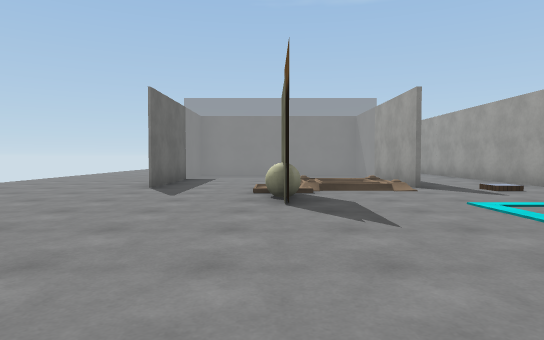
view 1 (above)

24 first-person views from a walk through a Unity game level. The camera is 1.2 m above the floor, tilts 2° down and sees 75° across. The floor is counted in squares, 2 m on a side. Each view is taken from the middle of a square. On the plan, view 1 faces up. The plan holds only what a view shows up to about 10 squares ahead; the rest is blank. The place goes on beyond the plan. The player is left out. Some animated figures are left out. Surface patterns are stand-ins for the level's own textures.

view 2
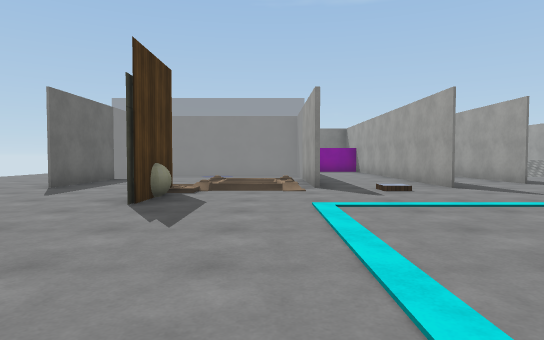

view 3
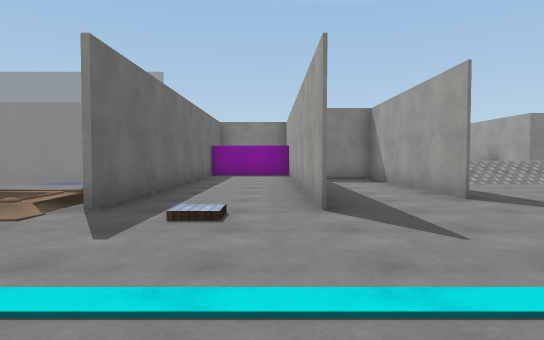

view 4
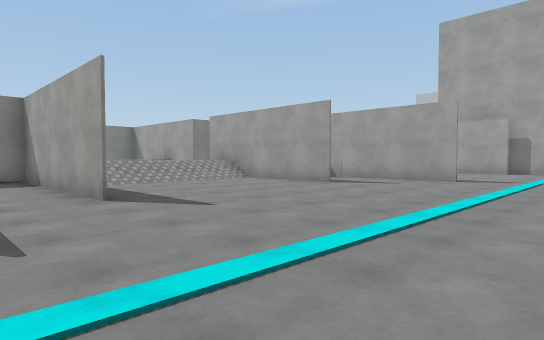

view 5
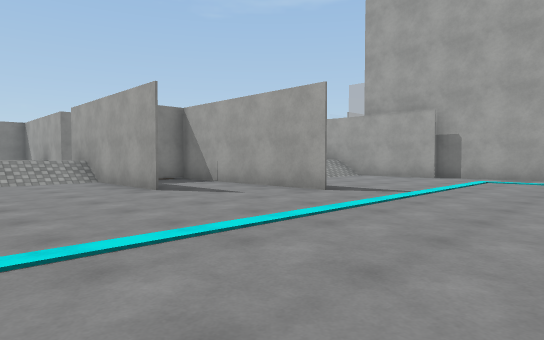

view 6
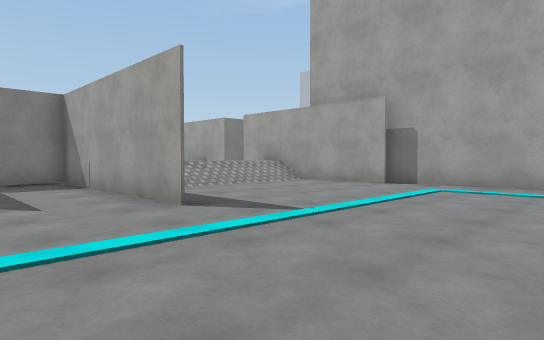

view 7
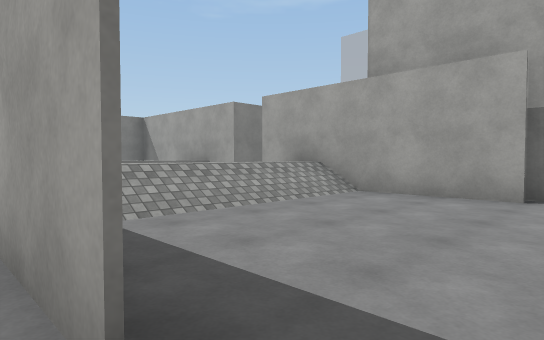

view 8
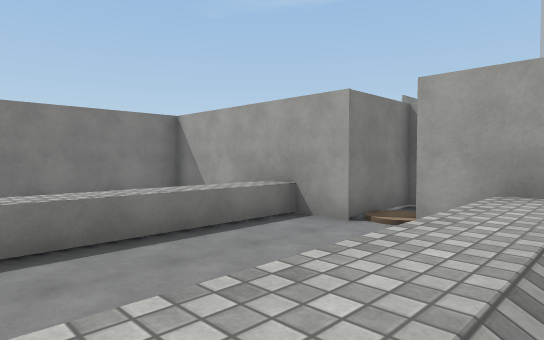

view 9
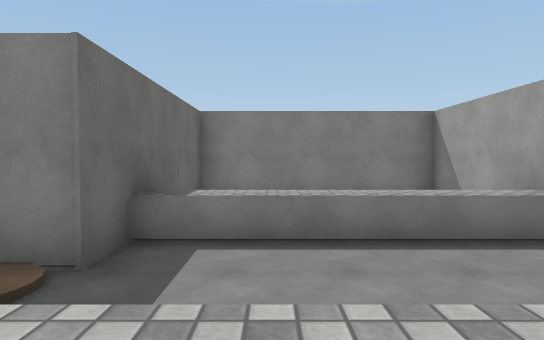

view 10
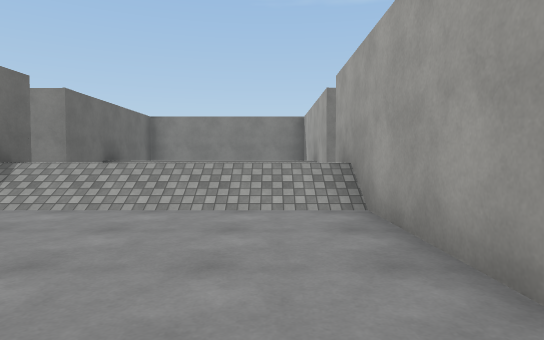

view 11
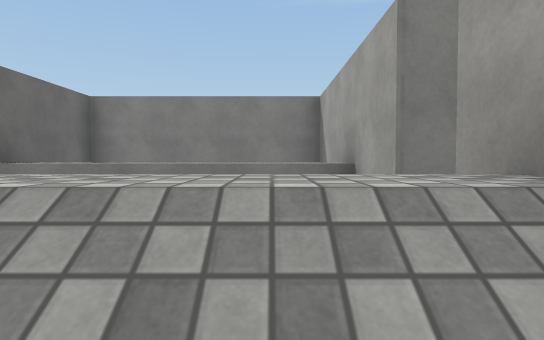

view 12
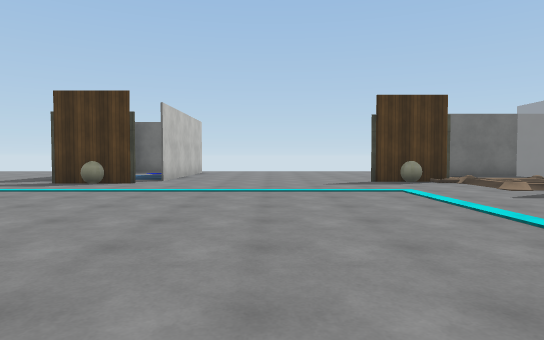

view 13
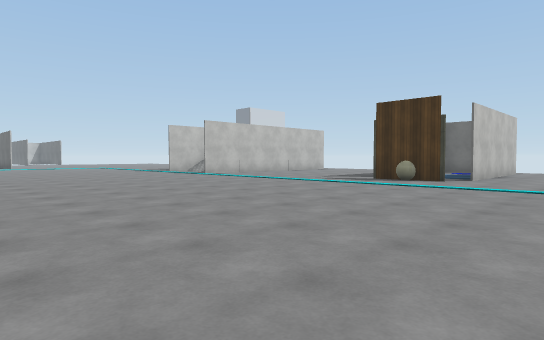

view 14
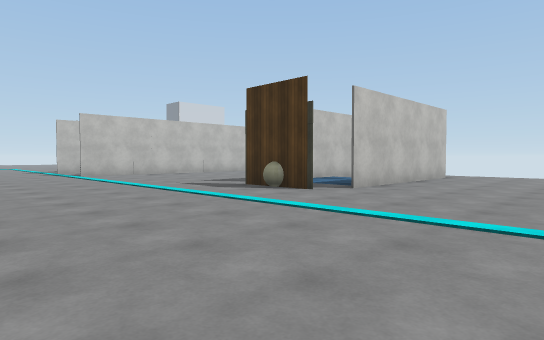

view 15
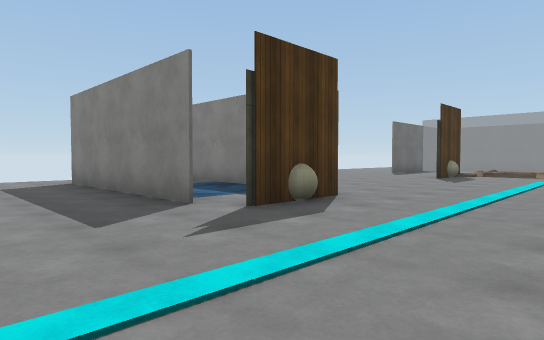

view 16
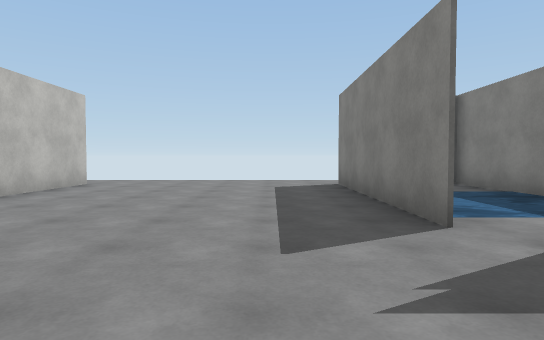

view 17
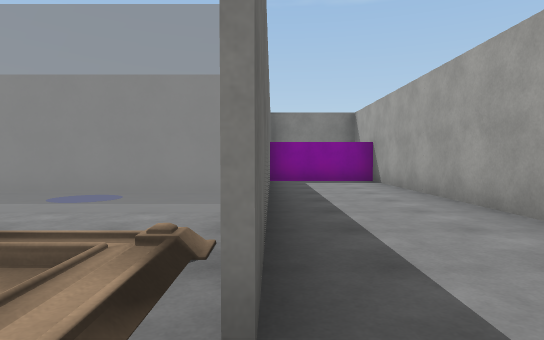

view 18
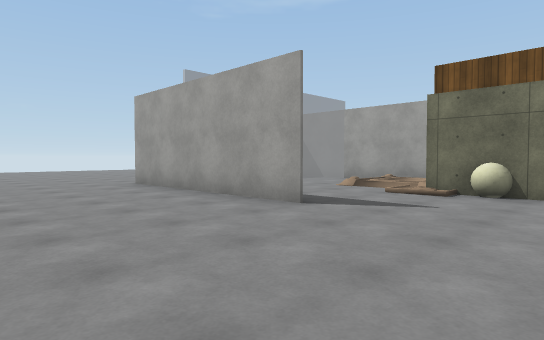

view 19
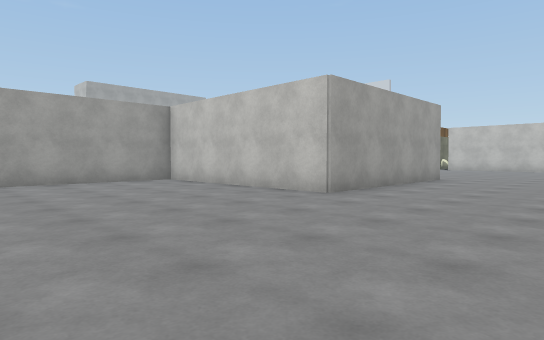

view 20
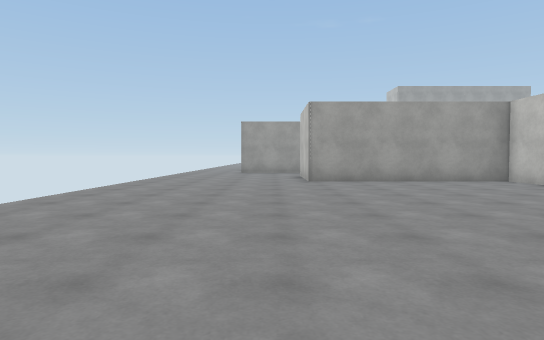

view 21
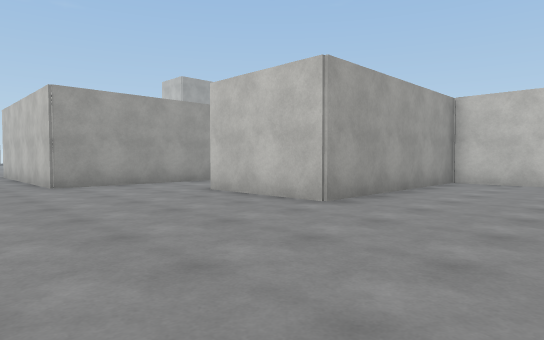

view 22
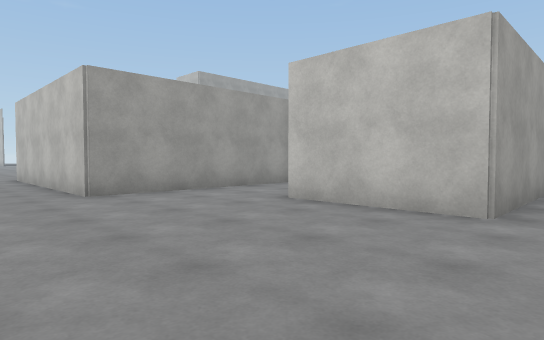

view 23
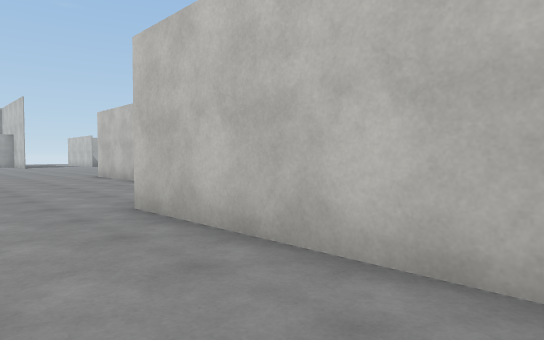

view 24
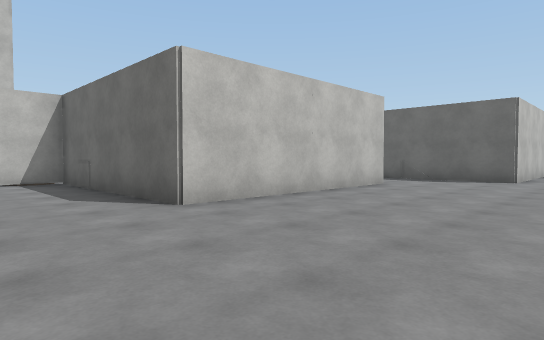

### Floor plan
Key: @ floor where view 1 was taken; # wall or solid block; . main floor; : floor 0.75 m higher than the main floor; / step, stairs or slope; = window, fence, low wall or low ledge; ≈ water the walk keeps out of; ^ raised ledge; v drop or lower ground; O other object.
Columns run from 6 left of view 1 to 23 right of it. Each row starts with its distance up from view 1.
 21    ..........  .....     .....
 20   ............................
 19  .............######..........
 18 ..............#    #..........
 17 .........###..#    #..#####...
 16 .........# #..#====#. #   #..
 15 .........####.#    #  #   #..
 14 .........#..OOv    vOO::::#..
 13 .........#..OOv  vvvO#vvvv#..
 12  ...######..#.#////#O#vvvvvOO#
 11  ...##==##..#.#////OOOvvvvvOO
 10 ....#    #..#.#....#.#vvvvv^
  9 ....#....#..#.#....#.#/////#
  8 ....#..  #..#........#.....#
  7 .......  //..........#.....#
  6 ......#..............#.....#
  5 ......O....................#
  4 ...........................#
  3    ........................#
  2   ......................
  1  ................
  0  .....@..........
 -1  #######.........
 -2  # ≈≈≈OO.........
 -3 .#######........
 -4 ................
 -5 ................
 -6 ................

Where each view was taken, in squares from view 1:
view 1: 0 up, 0 right, facing up
view 2: 0 up, 2 right, facing up
view 3: 3 up, 5 right, facing up
view 4: 3 up, 6 right, facing up-right
view 5: 2 up, 10 right, facing up-right
view 6: 2 up, 13 right, facing up-right
view 7: 5 up, 15 right, facing up-right
view 8: 9 up, 16 right, facing up-right
view 9: 9 up, 17 right, facing up
view 10: 7 up, 12 right, facing up
view 11: 11 up, 12 right, facing up
view 12: 2 up, 9 right, facing left
view 13: 2 up, 10 right, facing down-left
view 14: 3 up, 6 right, facing down-left
view 15: 6 down, 4 right, facing up-left
view 16: 5 down, 3 right, facing left
view 17: 6 up, 3 right, facing up
view 18: 4 up, 6 left, facing up-right
view 19: 17 up, 6 left, facing down-right
view 20: 18 up, 6 left, facing right
view 21: 21 up, 0 right, facing down-right
view 22: 21 up, 2 right, facing down-right
view 23: 21 up, 9 right, facing down-right
view 24: 21 up, 23 right, facing down-left
